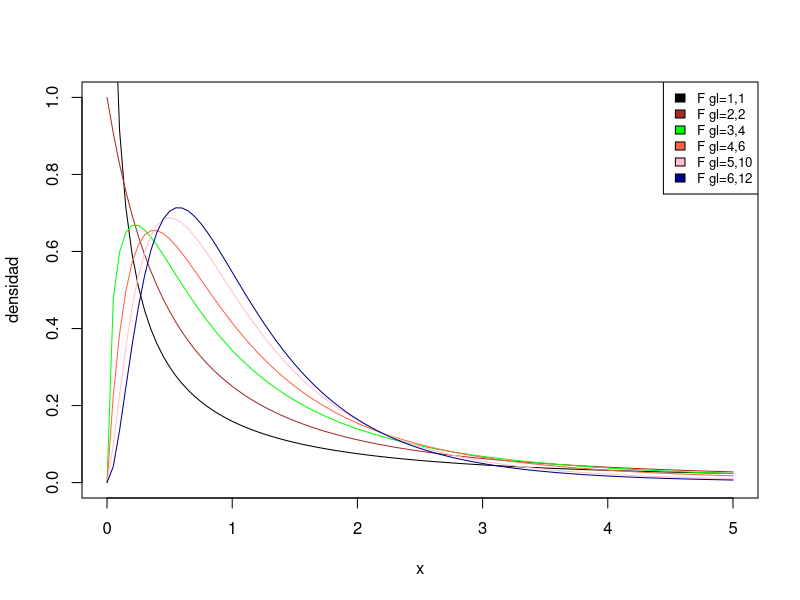

The R script that drew this image:
## ---- chunk 1
knitr::opts_chunk$set(echo = TRUE)
library(MASS)
## ---- chunk 2
media1=101.78
media2=105.38
s1=6.20
s2=5.57
n1=60
n2=50
## ---- chunk 3
media1=101.78
media2=105.38
s1=6.20
s2=5.57
n1=60
n2=50
## ---- chunk 4
set.seed(45)
flores.elegidas.setosa = sample(1:50,40,replace=TRUE)
flores.elegidas.versicolor = sample(51:100,40,replace=TRUE)
## ---- chunk 5
muestra.setosa = iris[flores.elegidas.setosa,]
muestra.versicolor = iris[flores.elegidas.versicolor,]
## ---- chunk 6
t.test(muestra.setosa$Petal.Length,muestra.versicolor$Petal.Length,
       alternative="two.sided")
## ---- chunk 7
t.test(muestra.setosa$Petal.Length,muestra.versicolor$Petal.Length,
       alternative="two.sided")$conf.int
## ---- chunk 8
t.test(muestra.setosa$Petal.Length,muestra.versicolor$Petal.Length,
       alternative="two.sided",var.equal = TRUE)
## ---- chunk 9
phyper(23,58,3,24)
## ---- chunk 10
madres.raza.blanca = rownames(birthwt[birthwt$race==1,])
madres.raza.negra = rownames(birthwt[birthwt$race==2,])
## ---- chunk 11
set.seed(2000)
madres.elegidas.blanca=sample(madres.raza.blanca,50,replace=TRUE)
madres.elegidas.negra = sample(madres.raza.negra,50, replace=TRUE)
muestra.madres.raza.blanca = birthwt[madres.elegidas.blanca,]
muestra.madres.raza.negra = birthwt[madres.elegidas.negra,]
## ---- chunk 12
muestra.madres = rbind(muestra.madres.raza.blanca,muestra.madres.raza.negra)
## ---- chunk 13
(matriz.fisher=table(muestra.madres$smoke,muestra.madres$race))
## ---- chunk 14
(matriz.fisher = rbind(matriz.fisher[2,],matriz.fisher[1,]))
## ---- chunk 15
fisher.test(matriz.fisher)
## ---- chunk 16
n1=100
n2=50
x1=20
x2=12
p1=x1/n1
p2=x2/n2
## ---- chunk 17
table(muestra.madres.raza.blanca$smoke)
table(muestra.madres.raza.negra$smoke)
## ---- chunk 18
n.blanca = table(muestra.madres.raza.blanca$smoke)[2] # número de madres fumadoras 
# de raza blanca
n.negra = table(muestra.madres.raza.negra$smoke)[2] # número de madres fumadoras 
# de raza negra
## ---- chunk 19
prop.test(c(n.blanca,n.negra),c(50,50))
## ---- chunk 20
prop.test(c(n.blanca,n.negra),c(50,50))$conf.int
## ---- chunk 21
x1=20
x2=25
n1=50
n2=100
p1=x1/n1
p2=x2/n2
Delta=0.05
## ---- chunk 22
curve(df(x, df1=1, df2=1), xlim = c(0, 5), ylim = c(0, 1),
      col = "black", ylab = "densidad", xlab = "x")
legend("topright",  legend = c("F gl=1,1", "F gl=2,2",
                              "F gl=3,4", "F gl=4,6",
                              "F gl=5,10", "F gl=6,12"),
       fill = c("black", "brown", "green", "tomato", 
                "pink", "darkblue"),cex = 0.8)
curve(df(x, df1 = 2, df2=2), col = "brown", add = TRUE)
curve(df(x, df1 = 3, df2=4), col = "green", add = TRUE)
curve(df(x, df1 = 4, df2=6), col = "tomato", add = TRUE)
curve(df(x, df1 = 5, df2=10), col = "pink", add = TRUE)
curve(df(x, df1 = 6, df2=12), col = "darkblue", add = TRUE)
## ---- chunk 23
s1=1.201
s2=1.579
n1=40
n2=40
f0=s1^2/s2^2
## ---- chunk 24
n1=25
n2=36
x1=869.8
x2=665
s1=106.7
s2=133.7
f0=s1^2/s2^2
## ---- chunk 25
var.test(muestra.setosa$Petal.Length,muestra.versicolor$Petal.Length)
## ---- chunk 26
var.test(muestra.setosa$Petal.Length,muestra.versicolor$Petal.Length)$conf.int
## ---- chunk 27
fligner.test(list(muestra.setosa$Petal.Length,muestra.versicolor$Petal.Length))
## ---- chunk 28
diferencias = c( 1.2, 5.2, 3.1, 4.3, -9.9, -0.7, 5.0, -1.8, 1.0, -4.1)
## ---- chunk 29
set.seed(100)
flores.elegidas.virginica=sample(101:150,40,replace=TRUE)
## ---- chunk 30
muestra.virginica = iris[flores.elegidas.virginica,]
## ---- chunk 31
t.test(muestra.virginica$Sepal.Length,muestra.virginica$Petal.Length,
       paired=TRUE,alternative="greater")
## ---- chunk 32
t.test(muestra.virginica$Sepal.Length,muestra.virginica$Petal.Length,
       paired=TRUE,alternative="greater")$conf.int
## ---- chunk 33
a=300
b=62
c=38
d=600
n=a+b+c+d
## ---- chunk 34
set.seed(333)
madres.elegidas.prop.empar = sample(1:189,30,replace=TRUE)
muestra.madres.prop.empar = birthwt[madres.elegidas.prop.empar,]
## ---- chunk 35
(matriz.prop.empar = table(muestra.madres.prop.empar$smoke,muestra.madres.prop.empar$ht))
## ---- chunk 36
matriz.prop.empar = rbind(matriz.prop.empar[2,],matriz.prop.empar[1,])
matriz.prop.empar = cbind(matriz.prop.empar[,2],matriz.prop.empar[,1])
## ---- chunk 37
matriz.prop.empar
## ---- chunk 38
mcnemar.test(matriz.prop.empar)
## ---- chunk 39
matriz.prop.empar
## ---- chunk 40
(n=matriz.prop.empar[1,2]+matriz.prop.empar[2,1])
## ---- chunk 41
(éxitos=matriz.prop.empar[2,1])
## ---- chunk 42
binom.test(éxitos,n,p=0.5)
